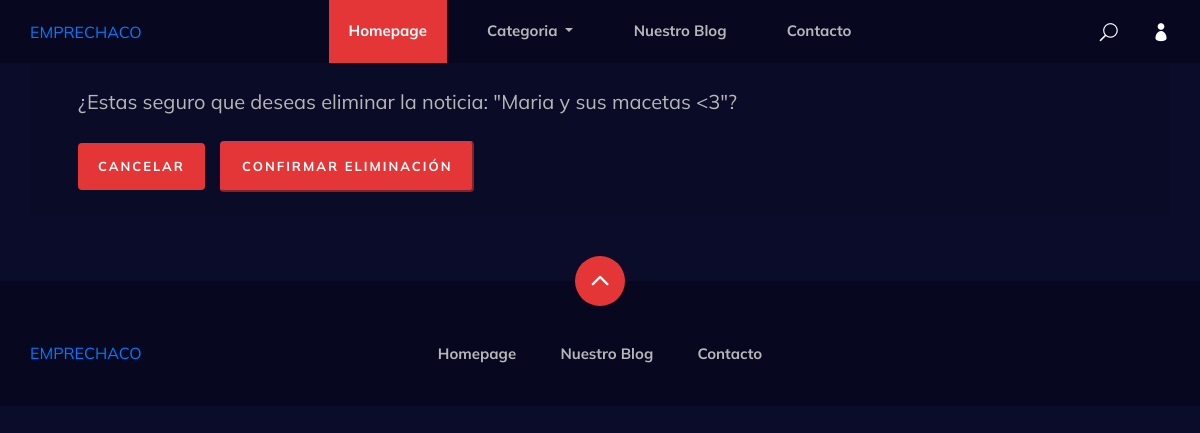
Before: /noticias/borrar/3 (signed in) with the older database file.
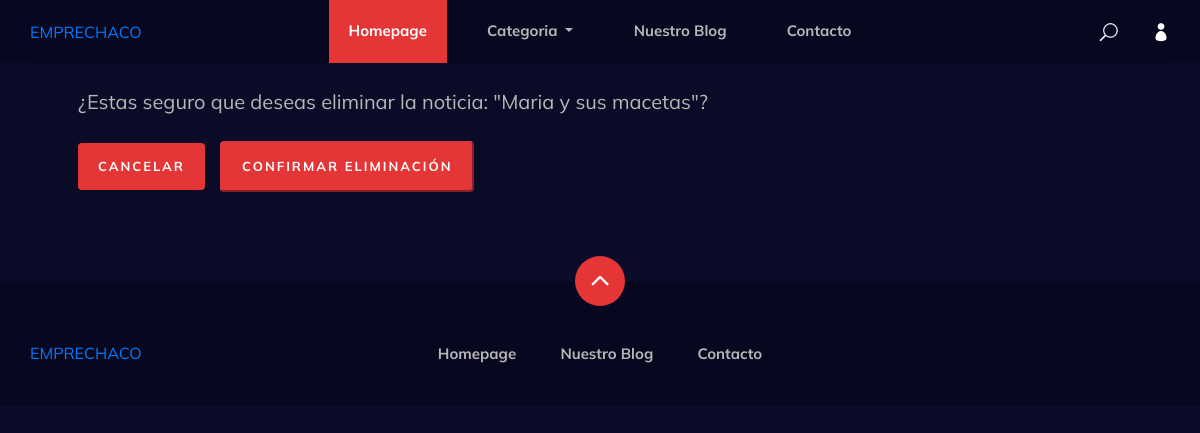
After: the same page with the newer database file.
### apps/noticias/models.py (models this page shows)
class Noticia(models.Model):
    creado = models.DateTimeField('creado', auto_now_add=True)
    modificado= models.DateTimeField('modificado', auto_now=True)
    vistas = models.IntegerField(default=0)
    titulo = models.CharField(max_length = 255)
    contenido = models.TextField()
    imagen = models.ImageField(upload_to = 'noticias')
    categoria = models.ForeignKey(Categoria, on_delete = models.CASCADE, default=1)
    usuario = models.ForeignKey(User, on_delete = models.CASCADE)
    def __str__(self):
        return self.titulo

### apps/noticias/views.py (the view, shortened to what this page needs)
# urls.py: path('borrar/<int:pk>', views.Borrar_Noticia.as_view(), name='borrar_noticia'),
class Borrar_Noticia(LoginRequiredMixin,UserPassesTestMixin, DeleteView):
    model= Noticia
    template_name = 'noticias/noticia_confirm_delete.html'
    form_class = ConfirmarBorrado
    success_url = reverse_lazy('noticias:i_noticias')
    def test_func(self):
        return self.request.user.is_staff

### templates/noticias/noticia_confirm_delete.html (shortened to what this page needs)
{% extends "base.html" %}
{% block contenido %}
<div class="container">
    <div class="anime__details__content">
        <div class="table-active">
            <form action="{% url 'noticias:borrar_noticia' noticia.id%}" method="post" class="py-4 px-5">
                <div class="anime__details__text mb-4">
                    <p class="fs-5">¿Estas seguro que deseas eliminar la noticia: "{{ object }}"?</p>
                </div>
                <div class="anime__details__btn">
                    <a href="{% url 'noticias:i_noticias' %}" class="btn-secondary btn-danger follow-btn">Cancelar</a>
                    <input type="submit" class="btn-danger btn-danger follow-btn" value="Confirmar eliminación">
                </div>
            </form>
        </div>
    </div>
</div>
{% endblock contenido %}

Changed rows visible on the page:
changed Noticia: titulo "Maria y sus macetas <3" → "Maria y sus macetas"
